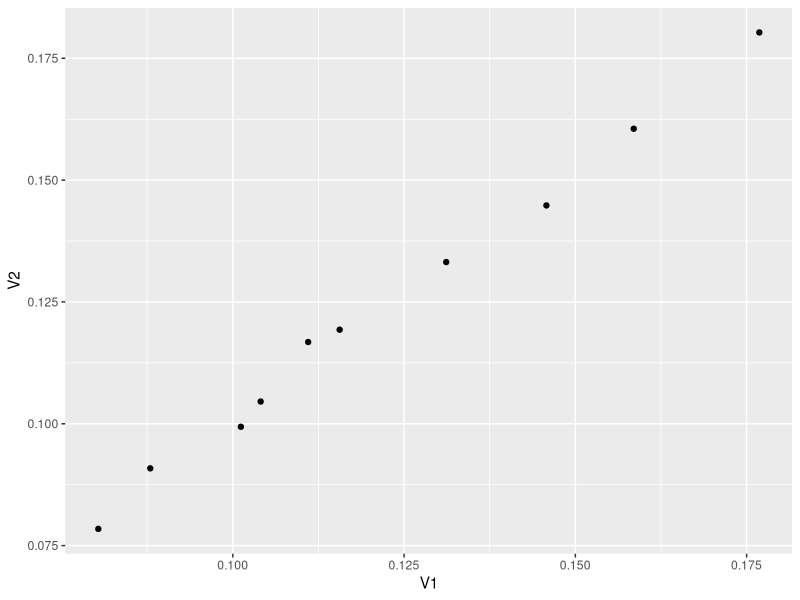

Recreate this plot in R. (Note: this script raises an error after producing the figure.)
## ---- chunk 1
knitr::opts_chunk$set(echo = TRUE)
## ---- chunk 2
## Load packages

library(tidyverse)
library(dplyr)
## ---- chunk 3
#Create data frames containing the original data
og_df <- read_csv("HW1 Data.csv")
og_df


shark_df <- og_df %>% 
  select(pixel, cost_of_pixel, shark_suitability, tuna_suitability)

tuna_df <- og_df %>% 
  select(pixel, cost_of_pixel, tuna_suitability, shark_suitability)
## ---- chunk 4

### PART B ###

#Arrange dataframes by cost to find the best suitability pixels by cost

shark_suit_df <- shark_df %>% 
  mutate("suit_per_unit_cost" = shark_suitability/cost_of_pixel) %>% 
  arrange(-suit_per_unit_cost) %>%
  mutate("cum_sum" = cumsum(cost_of_pixel)) %>%
  filter(cum_sum <200) %>%
  mutate("cba" = NULL)

shark_suit_df


##solve for alpha##

alpha_shark <- 1/(sum(og_df$shark_suitability)^0.6)

alpha_tuna <- 1/(sum(og_df$tuna_suitability)^0.6)
  
#find the probability of survival for both species even when sharks are sole concern

prob_shark <- alpha_shark*(sum(shark_suit_df$shark_suitability)^0.6)

prob_tuna <- alpha_tuna*(sum(shark_suit_df$tuna_suitability)^0.6)


## ---- chunk 5

### PART C ###

##Tuna are sole concern

#Arrange dataframes by cost
tuna_suit_df <- tuna_df %>% 
  mutate("suit_per_unit_cost" = tuna_suitability/cost_of_pixel) %>% 
  arrange(-suit_per_unit_cost) %>%
  mutate("cum_sum" = cumsum(cost_of_pixel)) %>%
  filter(cum_sum <200)

tuna_suit_df

## ---- chunk 6

### PART D ###
## Create 10 random reserve networks that you can afford within your budget. Show probability performance on a figure. 

##kyle created a for loop for the random number generator. new data frame, shark prob calc tuna prob calc
# 
# foo = seq(1, 100, by=2)
# 
# foo.squared = NULL
# 
# for (i in 1:50 ) {
# foo.squared[i] = foo[i]^2
# }

# tuna_suit_df <- tuna_df %>% 
#   mutate("suit_per_unit_cost" = tuna_suitability/cost_of_pixel) %>% 
#   arrange(-suit_per_unit_cost) %>%
#   mutate("cum_sum" = cumsum(cost_of_pixel)) %>%
#   filter(cum_sum <200)
# 
# tuna_suit_df

reserve.random = data.frame()
rando.probs = data.frame()

for (i in 1:10) {
  reserve.random = og_df[sample(1:nrow(og_df)),] %>%
       mutate("cum_sum" = cumsum(cost_of_pixel)) %>%
       filter(cum_sum <200) 
  
  rando.probs[i,1] = alpha_shark*(sum(reserve.random$shark_suitability)^0.6)
  rando.probs[i,2] = alpha_tuna*(sum(reserve.random$tuna_suitability)^0.6)

}

rando_probs_graph <- ggplot(rando.probs, aes(V1,V2)) +
  geom_point()

rando_probs_graph

## ---- chunk 7

### PART E ###

##for loop i in whatever weights you want for a function you create for the probability calculation

survival_weight <- function(w) {
  
  shark_suit_df$cba <- (w*shark_suit_df$shark_suitability + (1-w)*shark_suit_df$tuna_suitability)/shark_suit_df$cost_of_pixel
  
  x <- shark_df %>%
    arrange(desc(cba)) %>%
    mutate(cum_sum = cum_sum(cost_of_pixel)) %>%
    filter(cum_sum <200)
  
  survival[1,1] <- alpha_shark*(sum(x$shark_suitability)^0.6)
  survival[1,2] <- alpha_tuna*(sum(x$tuna_suitability)^0.6)
  
  return(survival)
}

##for loop

w <- seq(0,1,0.1)

for (i in w) {
  x <- survival_weight(i)
}

solution <- lapply(w, survival_weight)


df <- data.frame()
for (i in 1:length(solution)) {
  df[i,1:2] <-solution[[i]]
}

## ---- chunk 8


